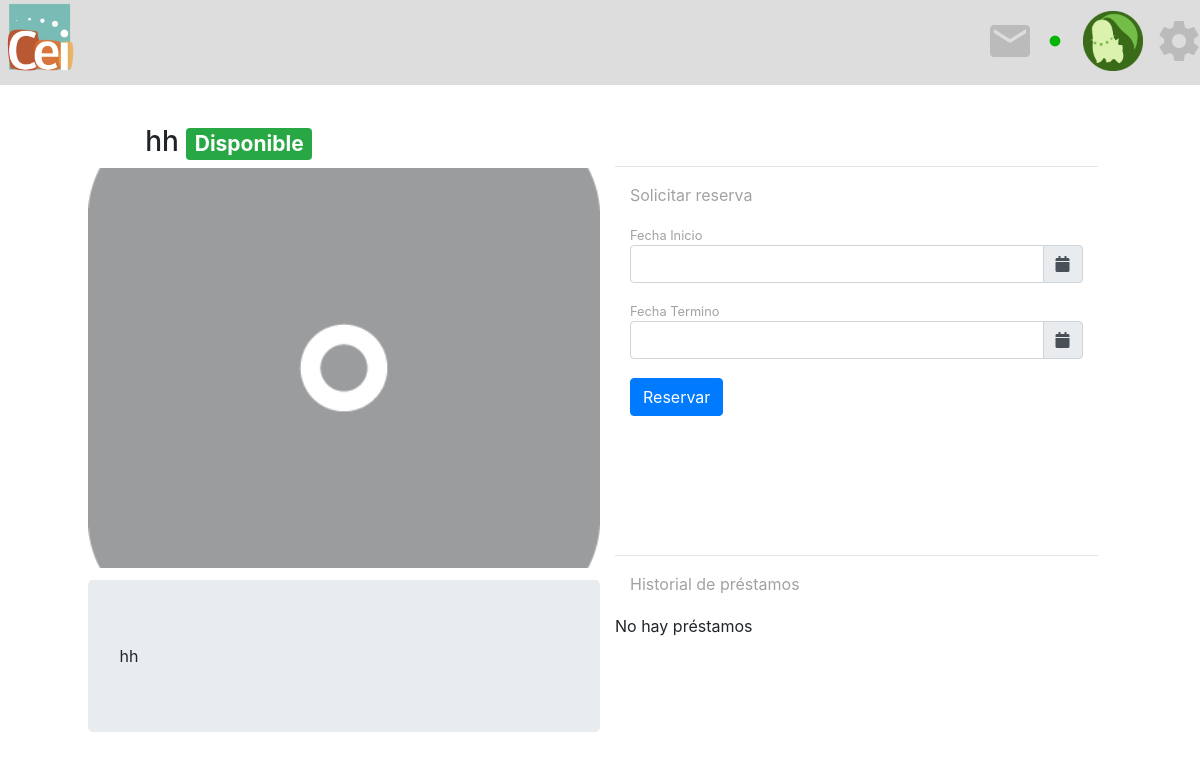
/productos/5/, run on an earlier commit of the app's database.
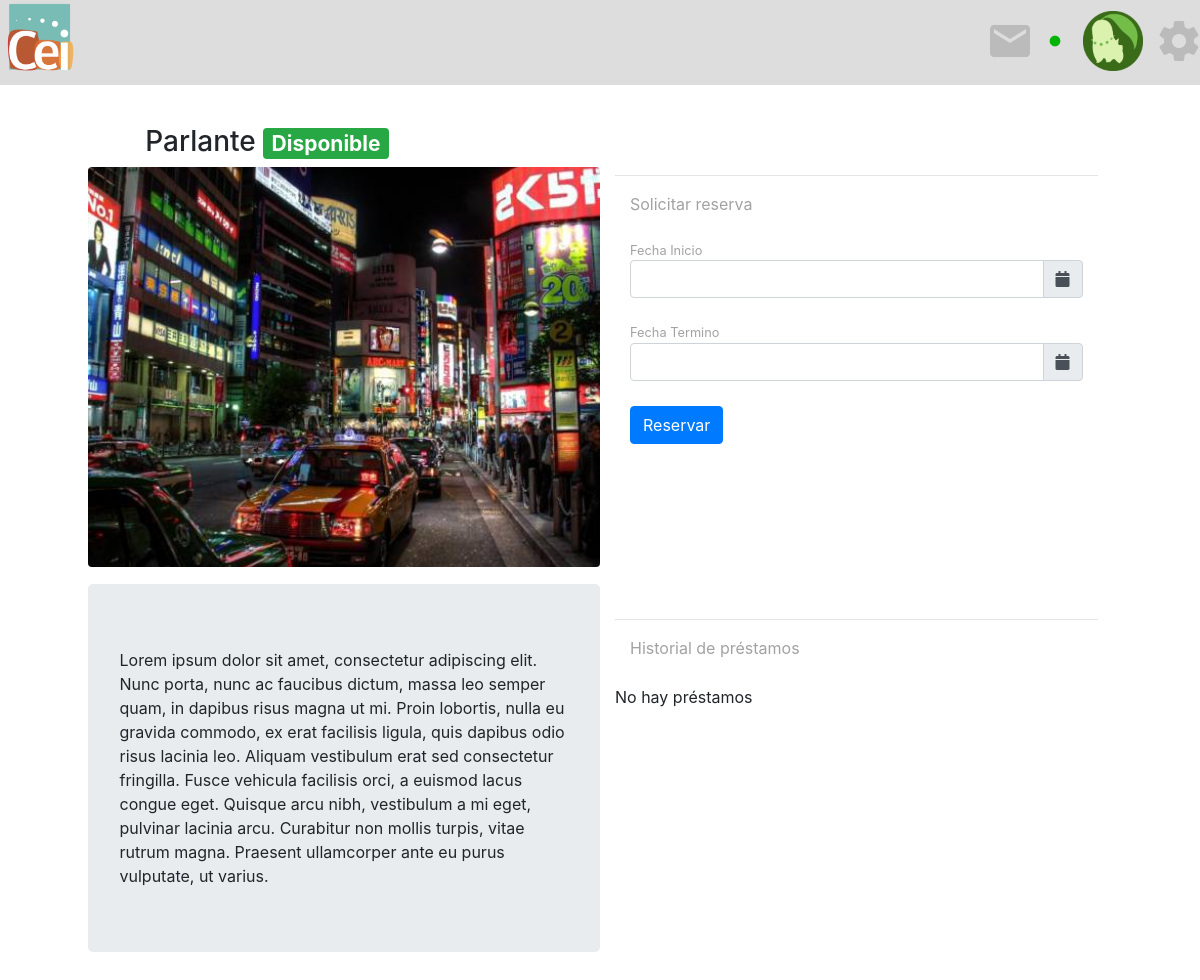
And on a later commit of the database.
### Inventario/models.py (models this page shows, shortened)
class Productos(models.Model):
    title       = models.CharField(max_length=200)
    description = models.TextField()
    image       = models.ImageField(upload_to='img/photos/', default='img/photos/default.png')
    status      = models.IntegerField(default=1, choices=((1, 'Disponible'),(0, 'En Prestamo'),(2, 'En Reparacion'),(3, 'Perdido')))
    def __str__(self):
        return self.title

### Inventario/views.py (the view)
# urls.py: url(r'^productos/(?P<pk>[0-9]+)/$', views.article_detail, name='article_detail'),
def article_detail(request, pk):
    articulo = Productos.objects.get(pk=pk)
    prestamos = Prestamo.objects.all().filter(product=articulo).order_by('-date')
    context = {
        'articulo': articulo,
        'prestamos': prestamos
    }
    return render(request, 'articulos.html', context)

### Inventario/templates/articulos.html (shortened to what the changed rows need)
{% load static %}
{% load staticfiles %}
<html>
  <head>
    <link rel="stylesheet" type="text/css" href="{% static 'css/landing_page_usuarios.css' %}">
    <link rel="stylesheet" href="https://maxcdn.bootstrapcdn.com/bootstrap/4.0.0/css/bootstrap.min.css">
    <link rel="stylesheet" href="https://cdnjs.cloudflare.com/ajax/libs/tempusdominus-bootstrap-4/5.0.1/css/tempusdominus-bootstrap-4.min.css" />
    <link rel="stylesheet" href="https://use.fontawesome.com/releases/v5.0.4/css/all.css">
  </head>
  {%include 'header.html'%}
  <body>
    <div class="row">
      <div class="col-sm-10">
        <div class="row">
          <div class="col-sm-6">
            <div class="row form-inline">
              <div class="col-sm-1"></div>
              <h3 class="col-sm-10">{{articulo.title}}
                <span class="badge
                  {% if articulo.status == 1%}
                    badge-success">Disponible
                  {% elif articulo.status == 0%}
                    badge-danger">En prestamo
                  {% elif articulo.status == 2%}
                    badge-danger">En reparación
                  {% elif articulo.status == 3%}
                    badge-danger">Perdido
                  {% endif %}
                </span>
              </h3>
              <div class="col-sm-1"></div>
            </div>
            <div class="row rounded" style="height:400px; background:url({{ articulo.image.url }}) no-repeat center; background-size: cover;"></div>
            <div class="row" style="height: 2%"></div>
            <div class="row jumbotron">
                {{articulo.description}}
            </div>
          </div>
          </div>
        </div>
      </div>
  </body>
</html>

What changed in the data, as far as the page shows it:
changed Productos: title "hh" → "Parlante"; image: picture added in place of a placeholder; description "hh" → "Lorem ipsum dolor sit amet, consectetur adipiscing elit. Nunc porta, nunc ac faucibus dictum, massa leo semper quam, in dapibus risus magna ut mi. Proin lobortis, nulla eu gravida commodo, ex erat facilisis ligula, quis dapibus odio risus lacinia leo. Aliquam vestibulum erat sed consectetur fringilla. Fusce vehicula facilisis orci, a euismod lacus congue eget. Quisque arcu nibh, vestibulum a mi eget, pulvinar lacinia arcu. Curabitur non mollis turpis, vitae rutrum magna. Praesent ullamcorper ante eu purus vulputate, ut varius."
